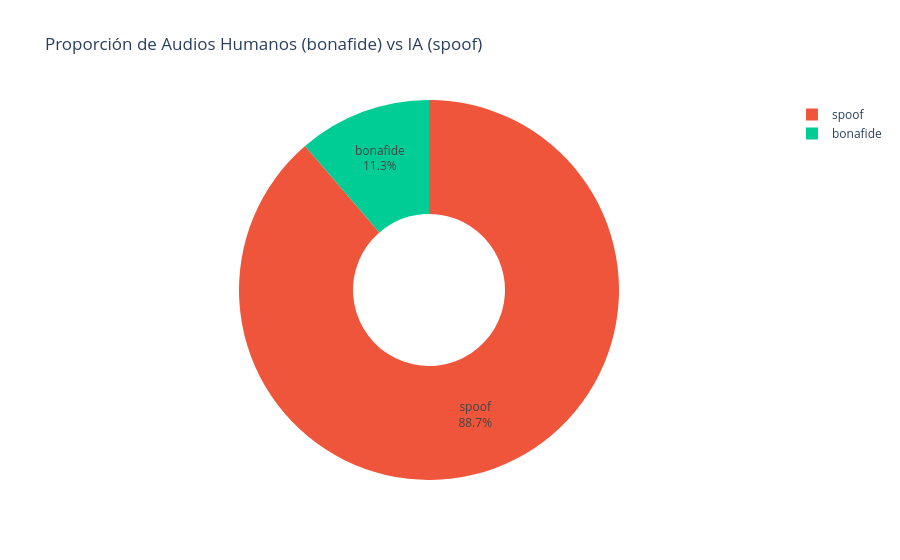

Source (notebook cell):
### Markdown cell above
## 3. Distribución de la Variable Objetivo (Real vs IA)
Comprobamos el balanceo de nuestras clases. `bonafide` representa audios humanos, y `spoof` representa audios generados por IA.

### Code cell
class_counts = df['Key'].value_counts().reset_index()
class_counts.columns = ['Tipo de Audio', 'Cantidad']

fig = px.pie(class_counts, names='Tipo de Audio', values='Cantidad', 
             title='Proporción de Audios Humanos (bonafide) vs IA (spoof)',
             color='Tipo de Audio',
             color_discrete_map={'spoof': '#EF553B', 'bonafide': '#00CC96'},
             hole=0.4)
fig.update_traces(textposition='inside', textinfo='percent+label')
fig.show()

### Figure 1 — Plotly figure (JSON) as saved in the notebook; plotly's stock layout.template omitted (floating-point values rounded to 4 significant figures)
{"data": [{"customdata": [["spoof"], ["bonafide"]], "domain": {"x": [0, 1], "y": [0, 1]}, "hole": 0.4, "hovertemplate": "Tipo de Audio=%{customdata[0]}<br>Cantidad=%{value}<extra></extra>", "labels": ["spoof", "bonafide"], "legendgroup": "", "marker": {"colors": ["#EF553B", "#00CC96"]}, "name": "", "showlegend": true, "textinfo": "percent+label", "textposition": "inside", "type": "pie", "values": [643, 82]}], "layout": {"legend": {"tracegroupgap": 0}, "title": {"text": "Proporción de Audios Humanos (bonafide) vs IA (spoof)"}}}
